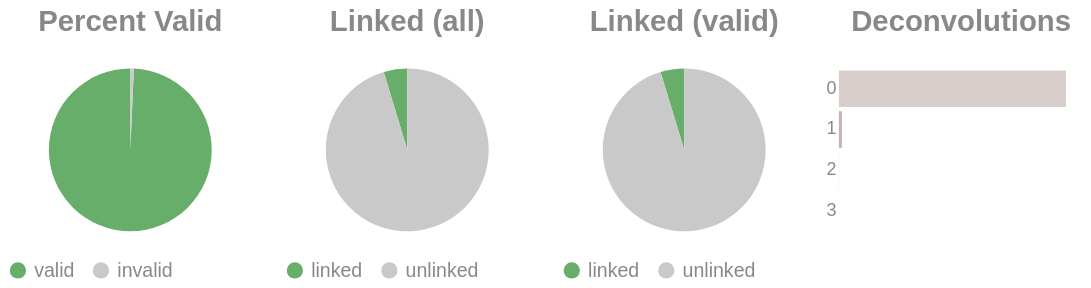

Notebook code cell kept with this figure:
### Code cell
if SKIPLR:
    pass
else:
    clash = Counter()
    for i in valids['molecule'].to_list():
        _mol = i.split("-")
        if len(_mol) == 1:
            clash.update('0')
        else:
            clash.update(_mol[-1])

    _d = {"deconvolutions": [], 'count': []}
    for k,v in clash.items():
        _d['deconvolutions'].append(k)
        _d['count'].append(v)

    tot_valid = valids['reads'].sum()
    mask = valids['reads'] >= 2
    n_linked_reads = valids.filter(mask)['reads'].sum()
    if n_linked_reads == 0:
        print_html("No linked molecules (>=2 reads) were detected; skipping linked-only distributions.")
        SKIPLR = True
    else:
        perc_valid = round(tot_valid / n_reads, 4)
        linked_perc_abs = round(n_linked_reads / n_reads, 4)
        linked_perc = round(n_linked_reads / tot_valid, 4)

    _valid = pl.DataFrame({"valids": ['valid', 'invalid'], "count": [tot_valid, n_reads - tot_valid]})
    _linked_abs = pl.DataFrame({"linked (absolute)": ['linked', 'unlinked'], "count": [n_linked_reads, n_reads - n_linked_reads]})
    _linked_rel = pl.DataFrame({"linked (valids)": ['linked', 'unlinked'], "count": [n_linked_reads, tot_valid - n_linked_reads]})

    (
        alt.hconcat(
            piechart(_valid, goodval = 'valid', title = "Percent Valid"),
            piechart(_linked_abs, goodval = "linked", title =  "Linked (all)"),
            piechart(_linked_rel, goodval = "linked", title =  "Linked (valid)"),
            convolutionbar(pl.DataFrame(_d), title = "Deconvolutions"),
            center = True,
            bounds = 'flush'
        )
        .resolve_scale(color='independent')
        .resolve_legend('independent')
        .properties(usermeta={'embedOptions': {"actions": False}})
    ).display()

### Figure 1 — Vega-Lite specification as saved in the notebook (floating-point values rounded to 4 significant figures)
{"width": "container", "height": 400, "config": {"title": {"anchor": "start", "dy": -15, "fontSize": 18, "color": "#888888", "subtitleColor": "#888888", "subtitleFontSize": 14}, "arc": {"fill": "#0072B2"}, "axis": {"domainColor": "#888888", "domainWidth": 0.5, "gridWidth": 0.2, "grid": false, "titleFontWeight": 400, "titleFontSize": 15, "labelFontSize": 11, "labelColor": "#888888", "tickColor": "#888888", "tickWidth": 0.2, "titleColor": "#888888"}, "axisBand": {"grid": false}, "axisX": {"grid": true, "tickSize": 10, "domainCap": "round"}, "axisY": {"domain": false, "grid": true, "tickSize": 0, "domainCap": "round"}, "background": "transparent", "header": {"labelFontSize": 15, "labelColor": "#888888", "titleFontSize": 15, "titleFontWeight": 600, "titleColor": "#888888"}, "legend": {"labelFont": "sans-serif", "labelFontSize": 12, "labelColor": "#888888", "symbolSize": 100, "symbolType": "circle", "titleFontSize": 12, "titlePadding": 10, "titleColor": "#888888", "title": null}, "range": {"category": ["#E69F00", "#56B4E9", "#009E73", "#F0E442", "#0072B2", "#D55E00", "#CC79A7", "#000000"], "diverging": ["#cfe8f3", "#a2d4ec", "#73bfe2", "#46abdb", "#1696d2", "#12719e"]}, "area": {"fill": "#0072B2", "fillOpacity": 0.7, "line": true, "strokeOpacity": 0.7}, "line": {"color": "#0072B2", "stroke": "#0072B2", "strokeWidth": 2}, "trail": {"color": "#0072B2", "stroke": "#0072B2", "strokeWidth": 0, "size": 1}, "point": {"filled": true, "fillOpacity": 1.0, "size": 95}, "text": {"color": "#888888", "fontSize": 11, "align": "right", "fontWeight": 400, "size": 11}, "bar": {"fill": "#0072B2", "stroke": null}, "view": {"stroke": null, "continuousWidth": 660, "continuousHeight": 400}}, "hconcat": [{"data": {"name": "data-6a49fa7771554ffdd56649e4594737e4"}, "mark": {"type": "arc"}, "encoding": {"color": {"field": "valids", "legend": {"orient": "bottom", "title": null}, "scale": {"domain": ["valid", "invalid"], "range": ["#68ae6b", "#C9C9C9"]}, "title": "Valids", "type": "nominal"}, "theta": {"field": "count", "type": "quantitative"}, "tooltip": [{"field": "valids", "title": "Valids", "type": "ordinal"}, {"field": "percent", "format": ".2%", "title": "Percent", "type": "quantitative"}, {"field": "count", "title": "Count", "type": "quantitative"}]}, "height": 100, "title": {"text": "Percent Valid", "align": "center", "anchor": "middle"}, "transform": [{"calculate": "datum.count / 1554863", "as": "percent"}], "width": 150}, {"data": {"name": "data-2f9b38a8e08e87a06fe3f6f544870d1c"}, "mark": {"type": "arc"}, "encoding": {"color": {"field": "linked (absolute)", "legend": {"orient": "bottom", "title": null}, "scale": {"domain": ["linked", "unlinked"], "range": ["#68ae6b", "#C9C9C9"]}, "title": "Linked (Absolute)", "type": "nominal"}, "theta": {"field": "count", "type": "quantitative"}, "tooltip": [{"field": "linked (absolute)", "title": "Linked (Absolute)", "type": "ordinal"}, {"field": "percent", "format": ".2%", "title": "Percent", "type": "quantitative"}, {"field": "count", "title": "Count", "type": "quantitative"}]}, "height": 100, "title": {"text": "Linked (all)", "align": "center", "anchor": "middle"}, "transform": [{"calculate": "datum.count / 1554863", "as": "percent"}], "width": 150}, {"data": {"name": "data-573d06648461c7f82810a71f9f168654"}, "mark": {"type": "arc"}, "encoding": {"color": {"field": "linked (valids)", "legend": {"orient": "bottom", "title": null}, "scale": {"domain": ["linked", "unlinked"], "range": ["#68ae6b", "#C9C9C9"]}, "title": "Linked (Valids)", "type": "nominal"}, "theta": {"field": "count", "type": "quantitative"}, "tooltip": [{"field": "linked (valids)", "title": "Linked (Valids)", "type": "ordinal"}, {"field": "percent", "format": ".2%", "title": "Percent", "type": "quantitative"}, {"field": "count", "title": "Count", "type": "quantitative"}]}, "height": 100, "title": {"text": "Linked (valid)", "align": "center", "anchor": "middle"}, "transform": [{"calculate": "datum.count / 1544087", "as": "percent"}], "width": 150}, {"data": {"name": "data-fdb74a74453dbd4c6c903c717831cd2d"}, "mark": {"type": "bar"}, "encoding": {"color": {"field": "deconvolutions", "legend": null, "scale": {"scheme": "lightgreyred"}, "type": "nominal"}, "tooltip": [{"field": "deconvolutions", "title": "Deconvolutions", "type": "ordinal"}, {"field": "percent", "format": ".2%", "title": "Percent", "type": "quantitative"}, {"field": "count", "title": "Count", "type": "quantitative"}], "x": {"axis": null, "field": "count", "type": "quantitative"}, "y": {"field": "deconvolutions", "sort": "ascending", "title": null, "type": "nominal"}}, "height": 100, "title": {"text": "Deconvolutions", "align": "center", "anchor": "middle"}, "transform": [{"calculate": "datum.count / 1506402", "as": "percent"}], "width": 150}], "bounds": "flush", "center": true, "resolve": {"legend": {"angle": "independent"}, "scale": {"color": "independent"}}, "usermeta": {"embedOptions": {"actions": false}}, "$schema": "https://vega.github.io/schema/vega-lite/v6.1.0.json", "datasets": {"data-6a49fa7771554ffdd56649e4594737e4": [{"valids": "valid", "count": 1544087}, {"valids": "invalid", "count": 10776}], "data-2f9b38a8e08e87a06fe3f6f544870d1c": [{"linked (absolute)": "linked", "count": 72417}, {"linked (absolute)": "unlinked", "count": 1482446}], "data-573d06648461c7f82810a71f9f168654": [{"linked (valids)": "linked", "count": 72417}, {"linked (valids)": "unlinked", "count": 1471670}], "data-fdb74a74453dbd4c6c903c717831cd2d": [{"deconvolutions": "0", "count": 1486660}, {"deconvolutions": "1", "count": 19249}, {"deconvolutions": "2", "count": 478}, {"deconvolutions": "3", "count": 15}]}}
